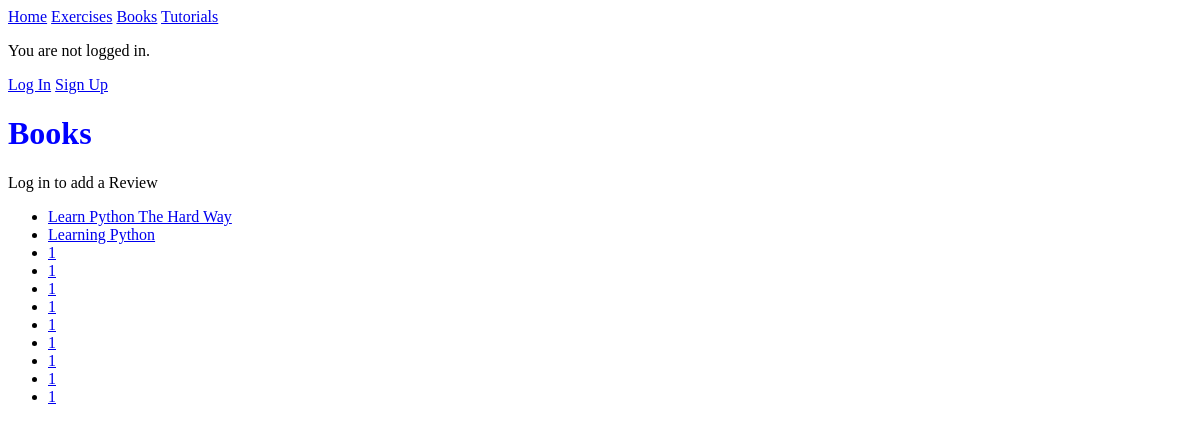
/books/, run on an earlier commit of the app's database.
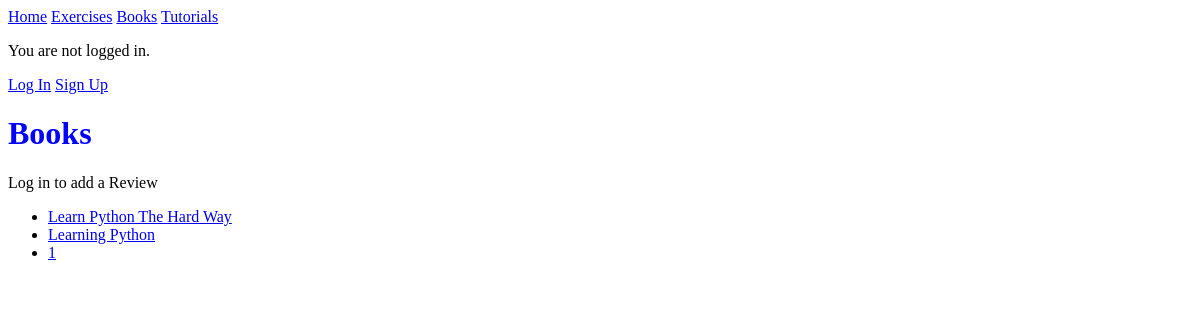
And on a later commit of the database.
### books/models.py (models this page shows, shortened)
class BooksReview(models.Model):
    name = models.CharField(max_length=100, null=True)
    author = models.CharField(max_length=50, null=True)
    description = models.TextField()
    quality = models.CharField(max_length=10, null=True)
    difficulty = models.CharField(max_length=10, null=True)
    skill_level = models.CharField(max_length=10, null=True)

### books/views.py (the view)
# urls.py: path('', HomeListView.as_view(), name='books_index'),
class HomeListView(ListView):
    queryset = BooksReview.objects.all()        # Queryset Collection of items is fetched to a variable
    template_name = 'books.html'                # This template will display all book reviews in a list
    model = BooksReview                         # Model which will be displayed in a List

### templates/books.html
{% extends "base.html" %}
{% block content %}
    <h1>Books</h1>
        {% if user.is_authenticated %}
            <p><a href="{% url 'books_create_review' %}">Add a Review</a></p>
        {% else %}
            <p>Log in to add a Review</p>
        {% endif %}
    <ul>
    {%  for review in object_list %}
        <li>
            <a href="{%  url 'books_detail' id=review.id %}">{{ review.name }}</a>
        </li>
    {%  endfor %}
    </ul>
{% endblock %}

### templates/base.html (shortened to what this page needs)
{% load static %}
<!DOCTYPE html>
<html lang="en">
<head>
    <link rel="stylesheet" type="text/css" href="{% static 'css/style.css' %}">
</head>
<body>
    <a href={%  url 'home_index' %}>Home</a>
    <a href={%  url 'exercises_index' %}>Exercises</a>
    <a href={%  url 'books_index' %}>Books</a>
    <a href={%  url 'tutorials_index' %}>Tutorials</a>
        {% if user.is_authenticated %}
            <p>Hi {{ user.username }}!</p>
            <p><a href="{% url 'logout' %}">Log out</a></p>
        {% else %}
            <p>You are not logged in.</p>
            <a href="{% url 'login' %}">Log In</a>
            <a href="{% url 'signup' %}">Sign Up</a>
        {% endif %}
    {%  block content %}
    {%  endblock content %}
</body>
</html>

### static/css/style.css (style rules this page uses)
h1 { color: blue; }
html { background: url("../images/background.png") no-repeat center center fixed; -webkit-background-size: cover; -moz-background-size: cover; -o-background-size: cover; background-size: cover; }

What changed in the data, as far as the page shows it:
removed BooksReview: name "1"
removed BooksReview: name "1"
removed BooksReview: name "1"
removed BooksReview: name "1"
removed BooksReview: name "1"
removed BooksReview: name "1"
removed BooksReview: name "1"
removed BooksReview: name "1"
